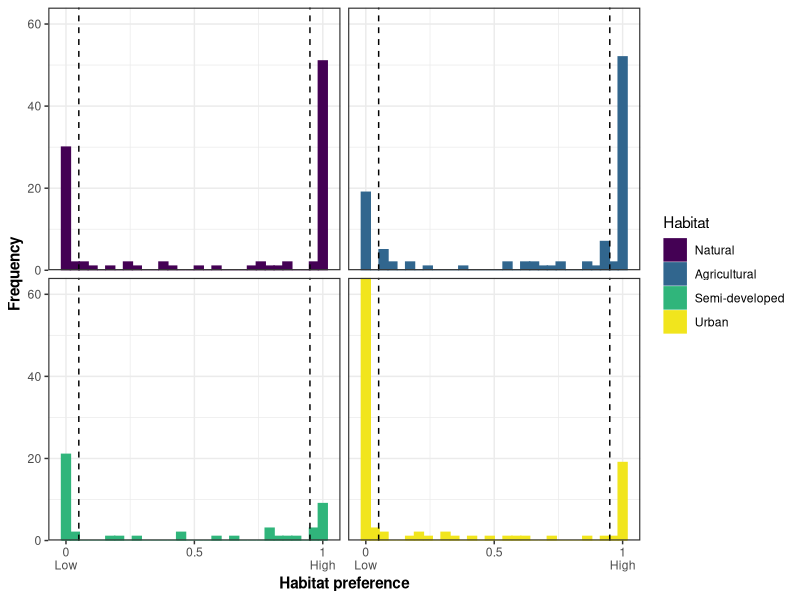

Generate this figure with R:
#Histogram of habitat preferences
#Load libraries
library(tidyverse) 

#Load preferences
preferences_europe = read_csv("Data/Europe_data/preferences_europe.csv") 
preferences_usa = read_csv("Data/Usa_data/preferences_usa.csv") 

#Merge datasets
preferences = bind_rows(preferences_europe, preferences_usa)


#Convert to long to model everything at the same time
long_data = preferences %>% gather(Habitat, Preference, 2:5, -c(Species))

#Relevel for plotting
long_data = long_data %>% 
    mutate(Habitat = recode_factor(Habitat, "Seminatural" = "Semi-developed")) %>% 
    mutate(Habitat=fct_relevel(Habitat,c("Natural","Agricultural","Semi-developed", "Urban"))) 



labels.minor <- c("Low", "", "High")

#Plot
ggplot(long_data, aes(x=Preference, color= Habitat)) +
    geom_histogram(aes(fill= Habitat)) + 
    xlab("Habitat preference") +
    ylab("Frequency") +
    facet_wrap(~ Habitat) +
    scale_colour_viridis_d(end=0.98)+
    scale_fill_viridis_d(end=0.98) +
    theme_bw()+
    theme(axis.title = element_text(face = "bold"), 
    strip.text.x = element_blank() , strip.background = element_blank(),
    panel.border=element_rect(size=0.8))+
    scale_x_continuous(breaks = seq(from = 0, to = 1, by = 0.5),
                       labels = paste0(c(0,0.5,1), "\n", labels.minor)) +
    scale_y_continuous(expand = c(0, 0))+
    geom_vline(aes(xintercept = 0.05), colour="black", linetype="dashed") +
    geom_vline(aes(xintercept = 0.95), colour="black", linetype="dashed")


